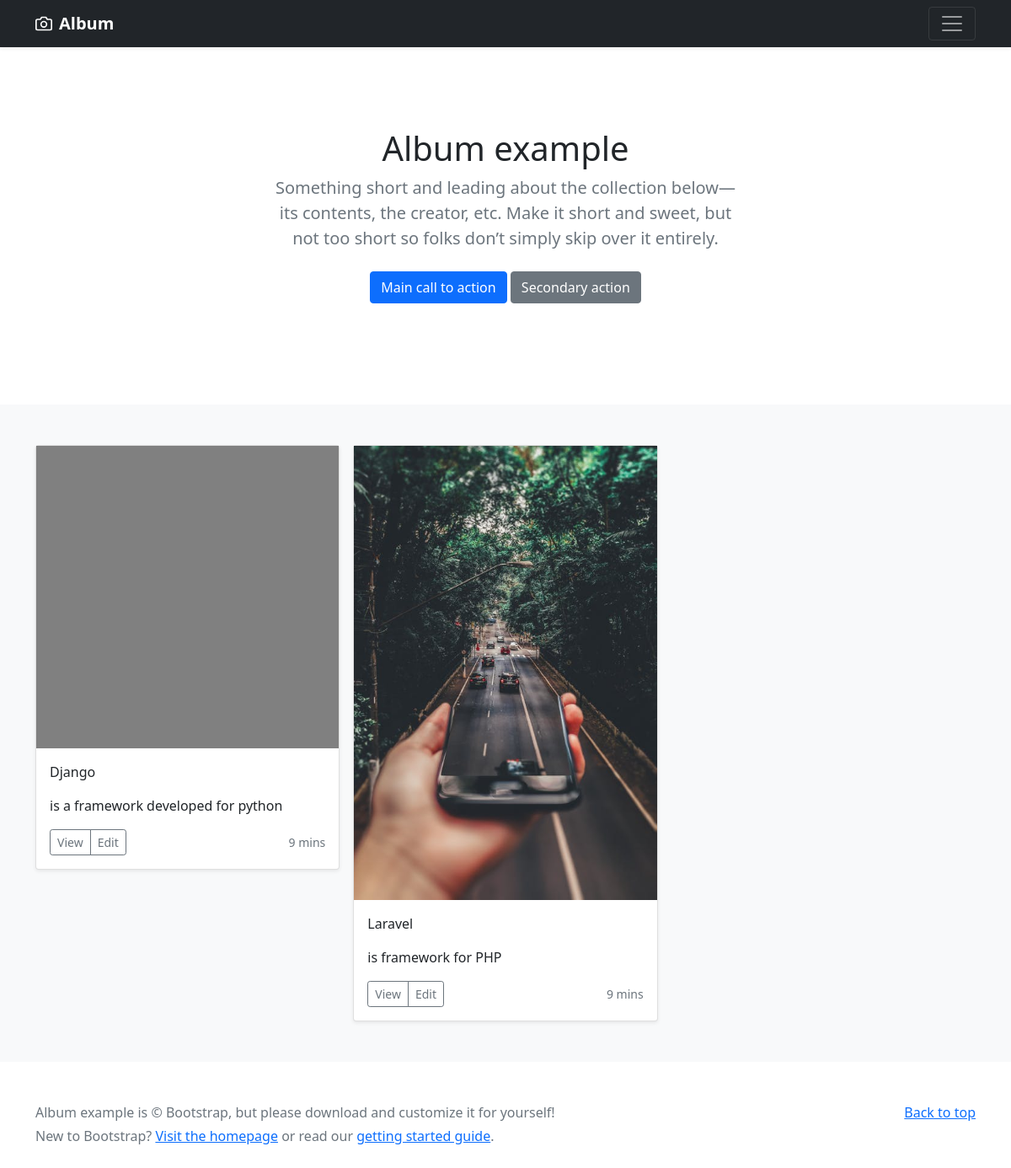
The page / on the database its author committed.
### blog/models.py (models this page shows, shortened)
class Post(models.Model):
    title = models.CharField(max_length=155)
    description = models.TextField()
    slug = models.SlugField(max_length=255)
    image = models.ImageField(upload_to="images/", default="images/default.png")
    def get_absolute_url(self):
        return reverse("blog:single", args=[self.slug])

### blog/views.py (the view)
# urls.py: path('', views.home, name="home"),
def home(request):
    data = Post.objects.all()
    return render(request, "index.html", { "posts": data })

### template/index.html
{% extends 'base.html' %} {% block content %}
<section class="py-5 text-center container">
    <div class="row py-lg-5">
        <div class="col-lg-6 col-md-8 mx-auto">
            <h1 class="fw-light">Album example</h1>
            <p class="lead text-muted">Something short and leading about the collection below—its contents, the creator, etc. Make it short and sweet, but not too short so folks don’t simply skip over it entirely.</p>
            <p>
                <a href="#" class="btn btn-primary my-2">Main call to action</a>
                <a href="#" class="btn btn-secondary my-2">Secondary action</a>
            </p>
        </div>
    </div>
</section>
<div class="album py-5 bg-light">
    <div class="container">
        <div class="row row-cols-1 row-cols-sm-2 row-cols-md-3 g-3">
            {% for post in posts %}
            <div class="col">
                <div class="card shadow-sm">
                    <img src="{{ post.image.url }}" alt="{{ post.title }}">
                    <div class="card-body">
                        <p class="card-text">{{ post.title }}</p>
                        <p class="card-text">{{ post.description }}</p>
                        <div class="d-flex justify-content-between align-items-center">
                            <div class="btn-group">
                                <a href="{{ post.get_absolute_url }}" role="button" class="btn btn-sm btn-outline-secondary">View</a>
                                <button type="button" class="btn btn-sm btn-outline-secondary">Edit</button>
                            </div>
                            <small class="text-muted">9 mins</small>
                        </div>
                    </div>
                </div>
            </div>
            {% endfor %}
        </div>
    </div>
</div>
{% endblock content %}

### rows shown on the page
Post: image (placeholder picture), title "Django", description "is a framework developed for python"
Post: image (picture), title "Laravel", description "is framework for PHP"
